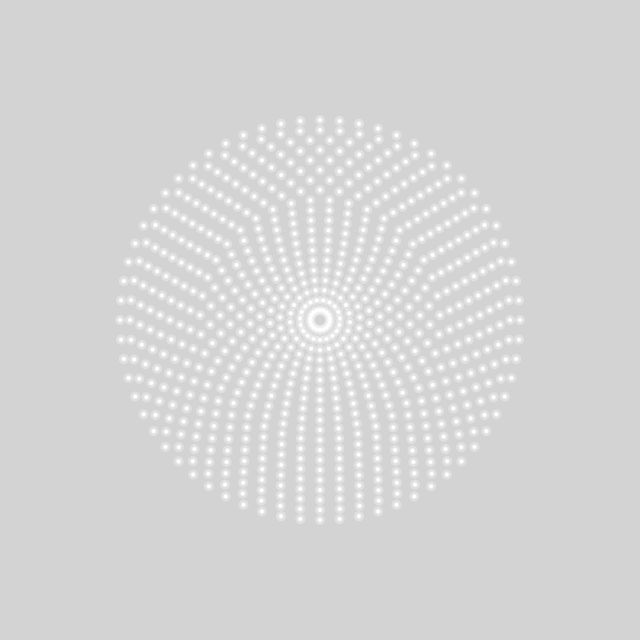
Frame 1 (no input)
Frame 2 (the mouse pressed at the canvas centre, redrawn once): identical to frame 1, image omitted

The Processing sketch that drew this single still picture (run headless with seeded random() and noise(); the mouse was pressed at the canvas centre and the sketch redrawn once):

// Processing sketch: dandelion_placement
// ── dandelion_placement.pde
int count;
int layer;

void setup(){
 noStroke();
  size(640, 640);
  noLoop();
}

void draw(){
  background(211);
  translate(width/2, height/2);
  layer = 0;
  count = 64;
  
  for(int radius = 200; radius > 0; radius-=10){
    layer++;  
    for(int i = 0; i < count; i++){
      //count /= layer;
      part(radius * sin((i * TWO_PI)/count), radius * cos((i * TWO_PI)/count), 10);
      //ellipse(radius * sin((i * TWO_PI)/(count)), radius * cos((i * TWO_PI)/(count)), 10, 10);
    }
    count *=0.95;
  }
  save("placement.png");
}

void part(float x, float y, float radius){ //placeholder for particle
  fill(255, 255, 255, 75);
  ellipse(x, y, radius, radius);
 fill(255, 255, 255, 150);
  ellipse(x, y, radius/2, radius/2);
 fill(255, 255, 255);
  ellipse(x, y, radius/3, radius/3); 
} 
